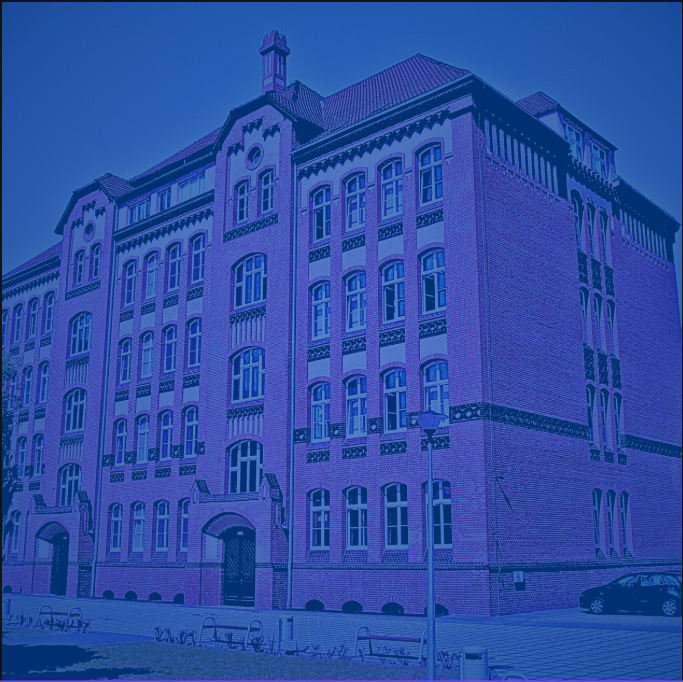
#> input picture image-generation/image.png, 683 x 682 px
$ python image_generate.py
#> lines starting #> are read from the running program, lines starting #| are printed output that depends on the picture
from PIL import Image, ImageDraw, ImageFont
import textwrap

def add_text_to_image(image_path, text, output_path="output.png"):
#> called with image_path = 'image.png', output_path = 'output.png'
    img = Image.open(image_path)
#> img is the input picture: PIL image 683x682 RGBA; mean R, G, B, A 44.7, 78.1, 164.5, 255
    draw = ImageDraw.Draw(img)

    try:
        font_path = "arial.ttf"
        font = ImageFont.truetype(font_path, 80)
    except IOError:
        font = ImageFont.load_default()

    max_width = img.width * 0.8
#> max_width = 546.4
    max_height = img.height * 0.6
#> max_height = 409.2

    text_lines = textwrap.wrap(text, width=20)

    font_size = 80
    while True:
        font = ImageFont.truetype(font_path, font_size)

        total_text_width = 0
        total_text_height = 0
        for line in text_lines:
            line_bbox = draw.textbbox((0, 0), line, font=font)
            line_width = line_bbox[2] - line_bbox[0]
            line_height = line_bbox[3] - line_bbox[1]
            total_text_width = max(total_text_width, line_width)
            total_text_height += line_height + 10

        if total_text_width <= max_width and total_text_height <= max_height:
            break
        font_size -= 5

        if font_size < 10:
            break
#> after the loop, font_size = 20

    total_text_width = 0
    total_text_height = 0
    for line in text_lines:
        line_bbox = draw.textbbox((0, 0), line, font=font)
        line_width = line_bbox[2] - line_bbox[0]
        line_height = line_bbox[3] - line_bbox[1]
        total_text_width = max(total_text_width, line_width)
        total_text_height += line_height + 10
#> this loop made 16 passes
#> (line_bbox, line_width, line_height, total_text_width, total_text_height) on passes 1 to 12: ((-1, 4, 177, 23), 178, 19, 178, 29), ((0, 4, 193, 23), 193, 19, 193, 58), ((0, 4, 160, 23), 160, 19, 193, 87), ((-1, 4, 264, 23), 265, 19, 265, 116), ((0, 8, 390, 19), 390, 11, 390, 137), ((0, 8, 363, 19), 363, 11, 390, 158), ((0, 8, 390, 19), 390, 11, 390, 179), ((0, 8, 390, 19), 390, 11, 390, 200), ((0, 8, 370, 19), 370, 11, 390, 221), ((0, 4, 343, 19), 343, 15, 390, 246), ((0, 8, 318, 19), 318, 11, 390, 267), ((0, 8, 214, 19), 214, 11, 390, 288)
#> after the loop, total_text_height = 388

    padding = 20
    box_x1 = (img.width - total_text_width) // 2 - padding
#> box_x1 = 126
    box_y1 = (img.height - total_text_height) // 2 - padding
#> box_y1 = 127
    box_x2 = (img.width + total_text_width) // 2 + padding
#> box_x2 = 556
    box_y2 = (img.height + total_text_height) // 2 + padding
#> box_y2 = 555

    if box_y2 > img.height:
        new_img = Image.new("RGB", (img.width, box_y2), "white")
        new_img.paste(img, (0, 0))
        img = new_img
        draw = ImageDraw.Draw(img)

    draw.rectangle([box_x1, box_y1, box_x2, box_y2], fill="white")

    y = box_y1 + padding
#> y = 147
    for line in text_lines:
        line_bbox = draw.textbbox((0, 0), line, font=font)
        line_width = line_bbox[2] - line_bbox[0]
        x = (img.width - line_width) // 2
        draw.text((x, y), line, fill="black", font=font)
        y += line_bbox[3] - line_bbox[1] + 10
#> this loop made 16 passes
#> (line_bbox, line_width, x, y) on passes 1 to 12: ((-1, 4, 177, 23), 178, 252, 176), ((0, 4, 193, 23), 193, 245, 205), ((0, 4, 160, 23), 160, 261, 234), ((-1, 4, 264, 23), 265, 209, 263), ((0, 8, 390, 19), 390, 146, 284), ((0, 8, 363, 19), 363, 160, 305), ((0, 8, 390, 19), 390, 146, 326), ((0, 8, 390, 19), 390, 146, 347), ((0, 8, 370, 19), 370, 156, 368), ((0, 4, 343, 19), 343, 170, 393), ((0, 8, 318, 19), 318, 182, 414), ((0, 8, 214, 19), 214, 234, 435)
#> after the loop, y = 535

    img.save(output_path)
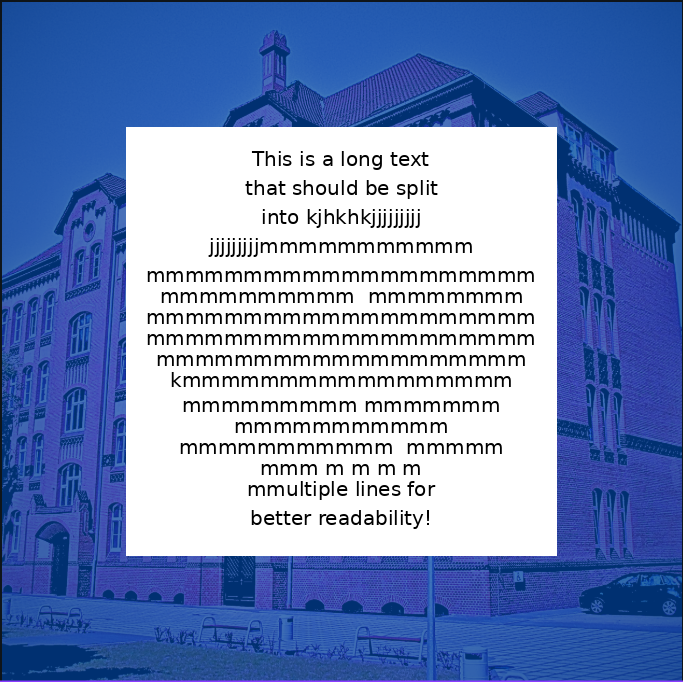
#> saved as output.png: PIL image 683x682 RGBA; mean R, G, B, A 115.1, 138, 188.4, 255
    img.show()

image_path = "image.png"
user_text = "This is a long text that should be split into kjhkhkjjjjjjjjjjjjjjjjjjmmmmmmmmmmmmmmmmmmmmmmmmmmmmmmmmmmmmmmmmm  mmmmmmmmmmmmmmmmmmmmmmmmmmmmmmmmmmmmmmmmmmmmmmmmmmmmmmmmmmmmmmmmmmm kmmmmmmmmmmmmmmmmm mmmmmmmmm mmmmmmm mmmmmmmmmmm mmmmmmmmmmm  mmmmm mmm m m m m mmultiple lines for better readability!"
add_text_to_image(image_path, user_text)
